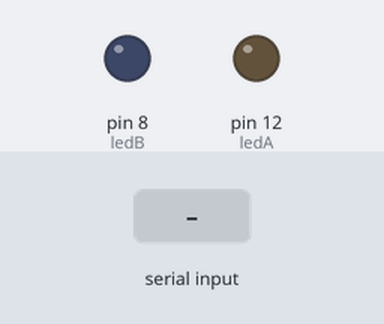
Bench run of a sketch on a simulated Arduino Uno, built with avr-gcc and run on an emulated ATmega328P. Shown: output pins drawn as LEDs (lit = HIGH). Dashed ring = blinking. Inputs (shaded band) come from the test bench.

Above: at 1.2 s.
1.3 s: "a" received over Serial
At 1.45 s:
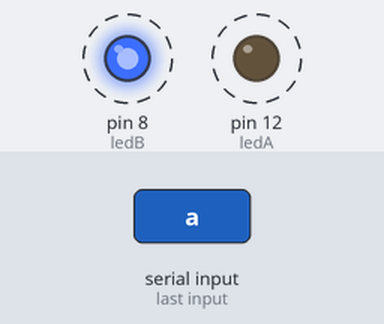
Timing chart, 0 to 10.3 s (numbered marks = the images above; inputs shaded):
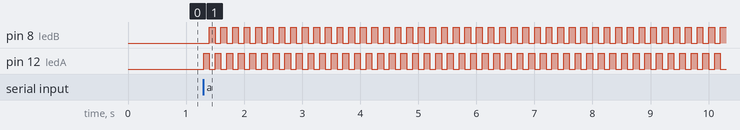

Measured:
- after the input at 1.3 s, pin 8 (ledB): alternates HIGH for 0.10 s and LOW for 0.10 s, starting after 0.10 s; pin 12 (ledA): alternates HIGH for 0.10 s and LOW for 0.10 s, starting at once

The sketch:

Laboratorio2_-_Interfaz.ino
```cpp
const int ledA = 12;
const int ledB = 8;

void setup() {
  pinMode(ledA, OUTPUT);
  pinMode(ledB, OUTPUT);
  Serial.begin(9600);
}

void loop() {
  if(Serial.available() > 0){
    char serialData = Serial.read();

    if(serialData == '1'){
      digitalWrite(ledA, 1);
      delay(10000);
      digitalWrite(ledA, 0);
    }

    if(serialData == '2'){
      digitalWrite(ledB, 1);
      delay(10000);
      digitalWrite(ledB, 0);
    }

    while(serialData=='a'){
      digitalWrite(ledA,1);
      delay(100);
      digitalWrite(ledA,0);
      digitalWrite(ledB,1);
      delay(100);
      digitalWrite(ledB,0);
    }
  }
}
```
